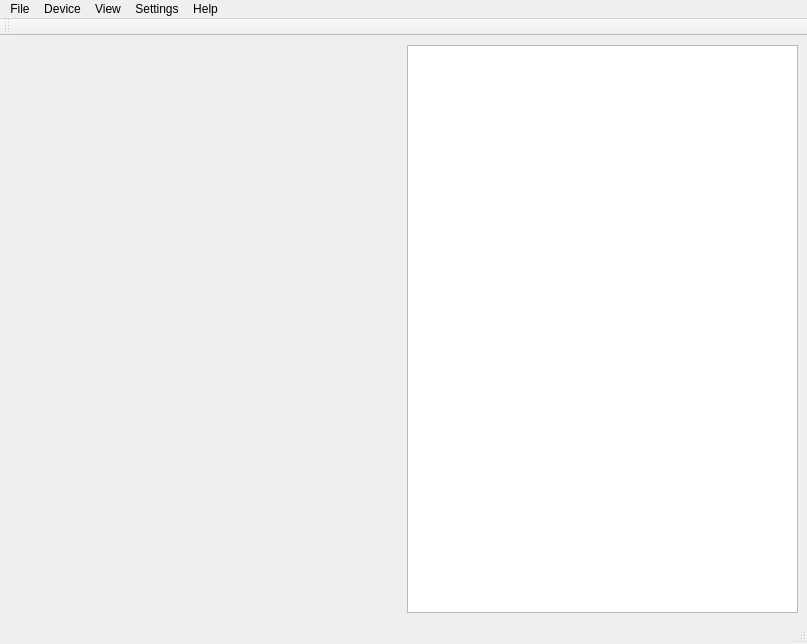
<?xml version="1.0" encoding="UTF-8"?>
<ui version="4.0">
 <class>MainWindowDesign</class>
 <widget class="QMainWindow" name="MainWindowDesign">
  <property name="geometry">
   <rect>
    <x>0</x>
    <y>0</y>
    <width>807</width>
    <height>644</height>
   </rect>
  </property>
  <property name="sizePolicy">
   <sizepolicy hsizetype="Maximum" vsizetype="Maximum">
    <horstretch>0</horstretch>
    <verstretch>0</verstretch>
   </sizepolicy>
  </property>
  <property name="minimumSize">
   <size>
    <width>807</width>
    <height>644</height>
   </size>
  </property>
  <property name="maximumSize">
   <size>
    <width>1245476</width>
    <height>3234112</height>
   </size>
  </property>
  <property name="windowTitle">
   <string>Leddar Module(M16)</string>
  </property>
  <property name="windowIcon">
   <iconset resource="../resources/images.qrc">
    <normaloff>:/images/icon.png</normaloff>:/images/icon.png</iconset>
  </property>
  <property name="locale">
   <locale language="English" country="Australia"/>
  </property>
  <widget class="QWidget" name="centralwidget">
   <layout class="QHBoxLayout" name="horizontalLayout">
    <item>
     <widget class="QwtPlot" name="qwtPlot">
      <property name="sizePolicy">
       <sizepolicy hsizetype="Preferred" vsizetype="Preferred">
        <horstretch>0</horstretch>
        <verstretch>0</verstretch>
       </sizepolicy>
      </property>
     </widget>
    </item>
    <item>
     <widget class="QTableView" name="tableView">
      <property name="sizePolicy">
       <sizepolicy hsizetype="Preferred" vsizetype="Preferred">
        <horstretch>0</horstretch>
        <verstretch>0</verstretch>
       </sizepolicy>
      </property>
     </widget>
    </item>
   </layout>
  </widget>
  <widget class="QMenuBar" name="menubar">
   <property name="geometry">
    <rect>
     <x>0</x>
     <y>0</y>
     <width>807</width>
     <height>25</height>
    </rect>
   </property>
   <property name="accessibleName">
    <string/>
   </property>
   <widget class="QMenu" name="menu_File">
    <property name="title">
     <string>File</string>
    </property>
    <addaction name="action_Preferences"/>
    <addaction name="actionLoad_Configuration"/>
    <addaction name="actionSave_Configuration_As"/>
    <addaction name="actionStart_Recording_F9"/>
    <addaction name="actionStart_Data_Logging"/>
    <addaction name="actionQuit"/>
   </widget>
   <widget class="QMenu" name="menuDevice">
    <property name="title">
     <string>Device</string>
    </property>
    <addaction name="actionDisconnect"/>
    <addaction name="actionApply_Changes"/>
    <addaction name="actionUndo_Changes"/>
    <addaction name="actionConfiguration"/>
    <addaction name="actionAction"/>
   </widget>
   <widget class="QMenu" name="menuView">
    <property name="title">
     <string>View</string>
    </property>
    <addaction name="actionD_Tec_Virtual_Channels"/>
    <addaction name="actionRs_485_Viewer"/>
    <addaction name="actionDevice_State"/>
    <addaction name="actionRaw_Detections"/>
   </widget>
   <widget class="QMenu" name="menuSettings">
    <property name="title">
     <string>Settings</string>
    </property>
    <addaction name="actionRecord"/>
    <addaction name="actionData_Logger"/>
    <addaction name="actionPreferences"/>
    <addaction name="actionAccess_Level"/>
   </widget>
   <widget class="QMenu" name="menuHelp">
    <property name="title">
     <string>Help</string>
    </property>
   </widget>
   <addaction name="menu_File"/>
   <addaction name="menuDevice"/>
   <addaction name="menuView"/>
   <addaction name="menuSettings"/>
   <addaction name="menuHelp"/>
  </widget>
  <widget class="QStatusBar" name="statusbar"/>
  <widget class="QToolBar" name="toolBar">
   <property name="windowTitle">
    <string>toolBar</string>
   </property>
   <attribute name="toolBarArea">
    <enum>TopToolBarArea</enum>
   </attribute>
   <attribute name="toolBarBreak">
    <bool>false</bool>
   </attribute>
  </widget>
  <action name="action_Quit">
   <property name="text">
    <string>&amp;Quit</string>
   </property>
   <property name="shortcut">
    <string>Ctrl+Q</string>
   </property>
   <property name="shortcutContext">
    <enum>Qt::ApplicationShortcut</enum>
   </property>
  </action>
  <action name="action_Preferences">
   <property name="text">
    <string>Record Replay</string>
   </property>
   <property name="iconText">
    <string>File</string>
   </property>
  </action>
  <action name="actionAbout">
   <property name="text">
    <string>&amp;About</string>
   </property>
   <property name="iconText">
    <string>Load Configuration..</string>
   </property>
  </action>
  <action name="actionAbout_Qt">
   <property name="text">
    <string>About &amp;Qt</string>
   </property>
  </action>
  <action name="actionLoad_Configuration">
   <property name="text">
    <string>Load Configuration...</string>
   </property>
  </action>
  <action name="actionSave_Configuration_As">
   <property name="text">
    <string>Save Configuration As...</string>
   </property>
  </action>
  <action name="actionStart_Recording_F9">
   <property name="text">
    <string>Start Recording                     F9</string>
   </property>
  </action>
  <action name="actionStart_Data_Logging">
   <property name="text">
    <string>Start Data Logging</string>
   </property>
  </action>
  <action name="actionQuit">
   <property name="text">
    <string>Quit</string>
   </property>
  </action>
  <action name="actionDisconnect">
   <property name="text">
    <string>Connect</string>
   </property>
  </action>
  <action name="actionApply_Changes">
   <property name="text">
    <string>Apply Changes</string>
   </property>
  </action>
  <action name="actionUndo_Changes">
   <property name="text">
    <string>Undo Changes</string>
   </property>
  </action>
  <action name="actionConfiguration">
   <property name="text">
    <string>Configuration</string>
   </property>
  </action>
  <action name="actionAction">
   <property name="text">
    <string>Action</string>
   </property>
  </action>
  <action name="actionD_Tec_Virtual_Channels">
   <property name="text">
    <string>d-Tec Virtual Channels</string>
   </property>
  </action>
  <action name="actionRs_485_Viewer">
   <property name="text">
    <string>Rs-485 Viewer</string>
   </property>
  </action>
  <action name="actionDevice_State">
   <property name="text">
    <string>Device State</string>
   </property>
  </action>
  <action name="actionRaw_Detections">
   <property name="text">
    <string>Raw Detections</string>
   </property>
  </action>
  <action name="actionRecord">
   <property name="text">
    <string>Record</string>
   </property>
  </action>
  <action name="actionData_Logger">
   <property name="text">
    <string>Data Logger...</string>
   </property>
  </action>
  <action name="actionPreferences">
   <property name="text">
    <string>Preferences...</string>
   </property>
  </action>
  <action name="actionAccess_Level">
   <property name="text">
    <string>Access Level..</string>
   </property>
  </action>
 </widget>
 <customwidgets>
  <customwidget>
   <class>QwtPlot</class>
   <extends>QFrame</extends>
   <header>qwt_plot.h</header>
  </customwidget>
 </customwidgets>
 <resources>
  <include location="../resources/images.qrc"/>
 </resources>
 <connections>
  <connection>
   <sender>action_Quit</sender>
   <signal>triggered()</signal>
   <receiver>MainWindowDesign</receiver>
   <slot>close()</slot>
   <hints>
    <hint type="sourcelabel">
     <x>-1</x>
     <y>-1</y>
    </hint>
    <hint type="destinationlabel">
     <x>399</x>
     <y>299</y>
    </hint>
   </hints>
  </connection>
 </connections>
</ui>
